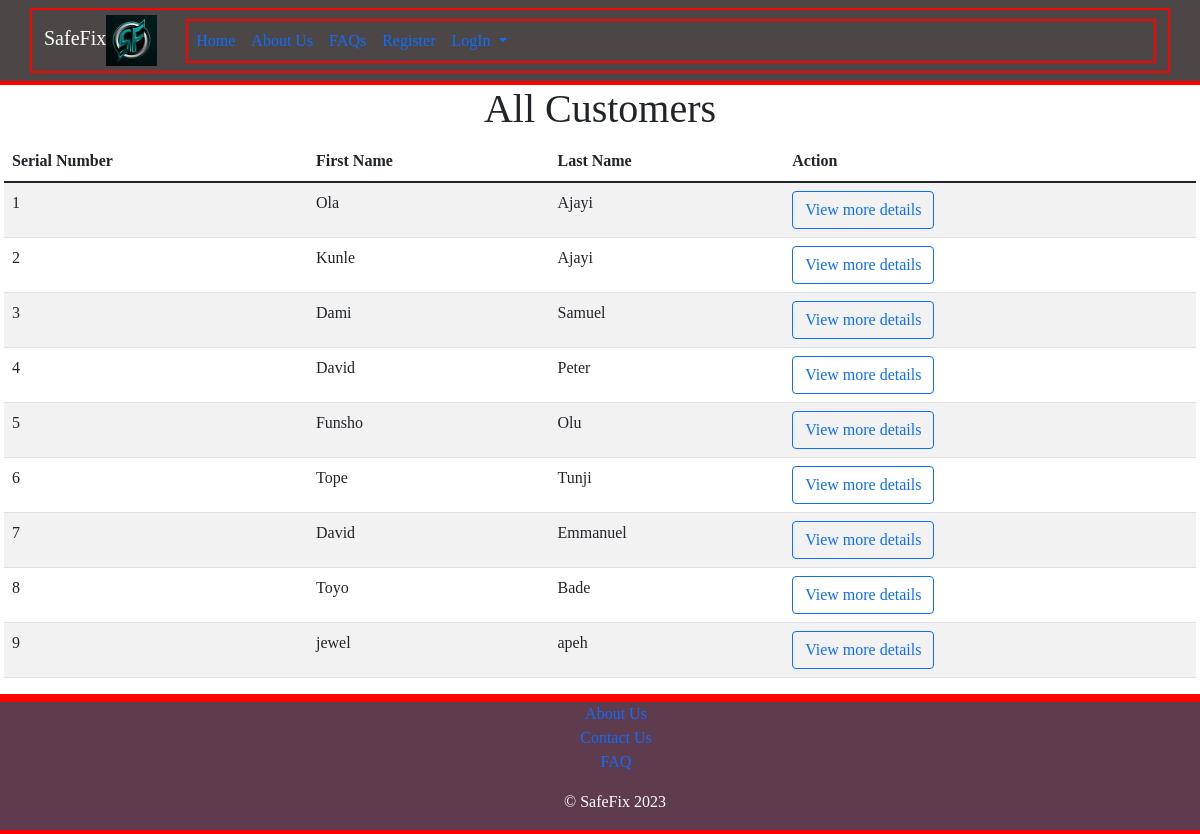
/adminAllCustomers.php, run on the app's committed database.
### tables this page shows
CREATE TABLE `customer` (
  `cust_id` int(11) NOT NULL,
  `cust_firstName` varchar(100) DEFAULT NULL,
  `cust_lastName` varchar(100) DEFAULT NULL,
  `cust_userName` varchar(50) DEFAULT NULL,
  `cust_email` varchar(100) DEFAULT NULL,
  `cust_phoneNumber` varchar(50) DEFAULT NULL,
  `cust_gender` enum('male','female') DEFAULT NULL,
  `cust_role` enum('customer','repairer') NOT NULL,
  `cust_address` varchar(200) DEFAULT NULL,
  `cust_password` varchar(200) DEFAULT NULL,
  `cust_confirmPassword` varchar(200) DEFAULT NULL,
  `cust_image` varchar(200) NOT NULL,
  `cust_state` varchar(50) DEFAULT NULL,
  `cust_localGovt` varchar(255) DEFAULT NULL,
  `cust_created` timestamp NOT NULL DEFAULT current_timestamp()
);

### classes/dbconnection.php (called while the page is built, shortened)
<?php
class Dbconnection{
    private $conn;
    public function connect(){
        try{
            $this->conn = new PDO(self::DSN, self::DB_USERNAME, self::DB_PASSWORD);
            $this->conn->setAttribute(PDO::ATTR_ERRMODE, PDO::ERRMODE_EXCEPTION);
        }catch(PDOException $ex){
            error_log("Connection Unsuccessful". $ex->getMessage());
        }
        return $this->conn;
    }
}
?>

### classes/Customer.php (called while the page is built, shortened)
<?php
require_once("Dbconnection.php");
class Customer extends Dbconnection{
       public function fectchAllcustomers(){
        $sql = "SELECT cust_firstName, cust_lastName, cust_userName, cust_email, cust_phoneNumber, cust_gender, cust_role, cust_address, cust_password, cust_confirmPassword, cust_id, cust_state FROM customer WHERE cust_role = 'customer'";
        $stmt = $this->connect()->prepare($sql);
        $stmt->execute();
        $result = $stmt->fetchAll(PDO::FETCH_ASSOC);
        return $result;
    }
}

### adminAllCustomers.php (the view)
<?php
    require("classes/Customer.php");
    $customer = new Customer();
    $allcustomers = $customer->fectchAllcustomers();
?>
<?php
   require_once("partials/header1.php");
?>
    <div class="row">
    <div class="col-md-12">
    <table class="table table-striped">
        <h1 class="text-center">All Customers</h1>
        <thead>
            <th>Serial Number</th>
            <th>First Name</th>
            <th>Last Name</th>
            <th>Action</th>
        </thead>
        <tbody>
            <?php
            $sn = 1;
                foreach($allcustomers as $cust){
                    ?>
                    <tr>
                        <td><?php echo $sn++ ?></td>
                        <td><?php echo $cust["cust_firstName"] ?></td>
                        <td><?php echo $cust["cust_lastName"] ?></td>
                        <td><a href='customerDetails.php?id=<?php echo $cust["cust_id"]?>' class="btn btn-outline-primary">View more details</a></td>
                    </tr>
<?php
                }
            ?>
        </tbody>
</table>
            </div>
            </div>
 <?php
  require_once("partials/footer.php");
?>

### assets/css/miniproject.css (style rules this page uses)
* { box-sizing:border-box; }
div { border:2px solid red; }
h1,h2,h3,h4,h5,p,a,button,input,div { font-family:algerian serif; }

### data on the page
customer: cust_firstName "Ola", cust_lastName "Ajayi"
customer: cust_firstName "Kunle", cust_lastName "Ajayi"
customer: cust_firstName "Dami", cust_lastName "Samuel"
customer: cust_firstName "David", cust_lastName "Peter"
customer: cust_firstName "Funsho", cust_lastName "Olu"
customer: cust_firstName "Tope", cust_lastName "Tunji"
customer: cust_firstName "David", cust_lastName "Emmanuel"
customer: cust_firstName "Toyo", cust_lastName "Bade"
customer: cust_firstName "jewel", cust_lastName "apeh"
